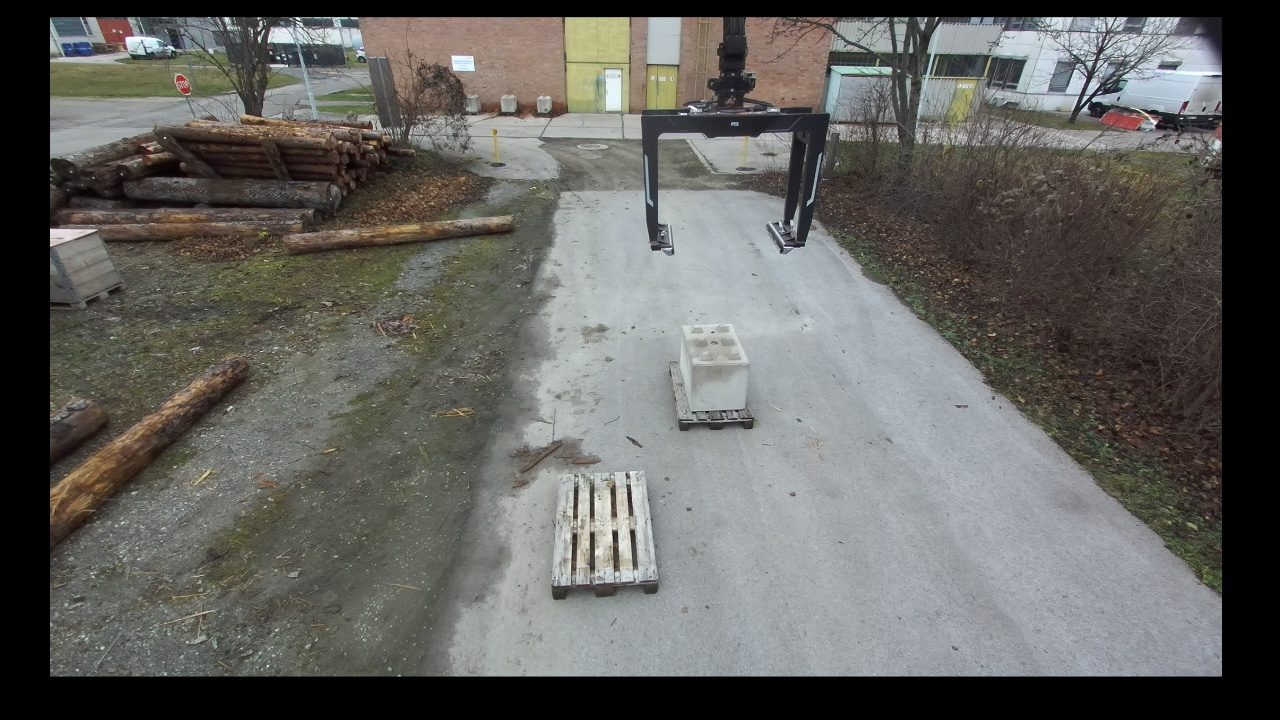
#> input picture data/img.png, 1280 x 720 px
$ python view_mask.py img.png
#> lines starting #> are read from the running program, lines starting #| are printed output that depends on the picture
#!/usr/bin/env python3
import sys
import cv2
import numpy as np
import matplotlib.pyplot as plt

if len(sys.argv) != 2:
    print(f"Usage: {sys.argv[0]} mask.png")
    sys.exit(1)

path = sys.argv[1]

# Read mask *unchanged*
mask = cv2.imread(path, cv2.IMREAD_UNCHANGED)
#> mask is the input picture: shape (720, 1280, 3); mean B, G, R 95.5, 99.2, 99.4

if mask is None:
    raise RuntimeError(f"Could not read {path}")

print("dtype:", mask.dtype)
#| dtype: uint8
print("shape:", mask.shape)
#| shape: (720, 1280, 3)
print("min:", np.min(mask))
#| min: 0
print("max:", np.max(mask))
#| max: 255
print("unique (first 20):", np.unique(mask)[:20])
#| unique (first 20): [ 0  1  2  3  4  5  6  7  8  9 10 11 12 13 14 15 16 17 18 19]

plt.figure(figsize=(6, 6))
plt.title("Mask heatmap")
plt.imshow(mask, cmap="hot")
plt.colorbar(label="pixel value")
plt.tight_layout()
plt.show()
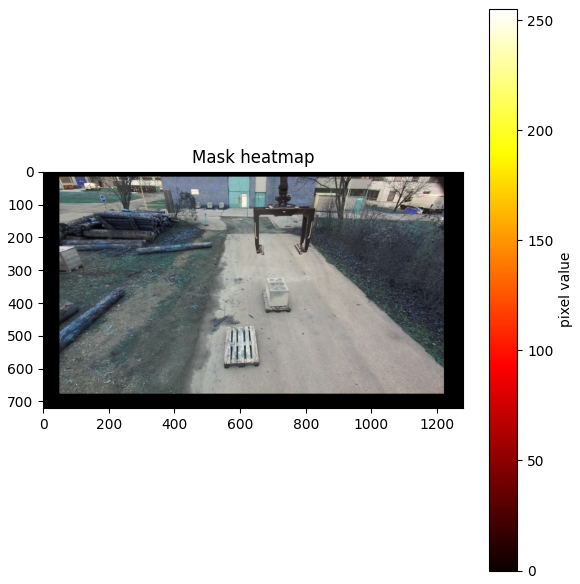
#> figure drawn by matplotlib, 2 panels; B, G, R data is drawn as R, G, B
